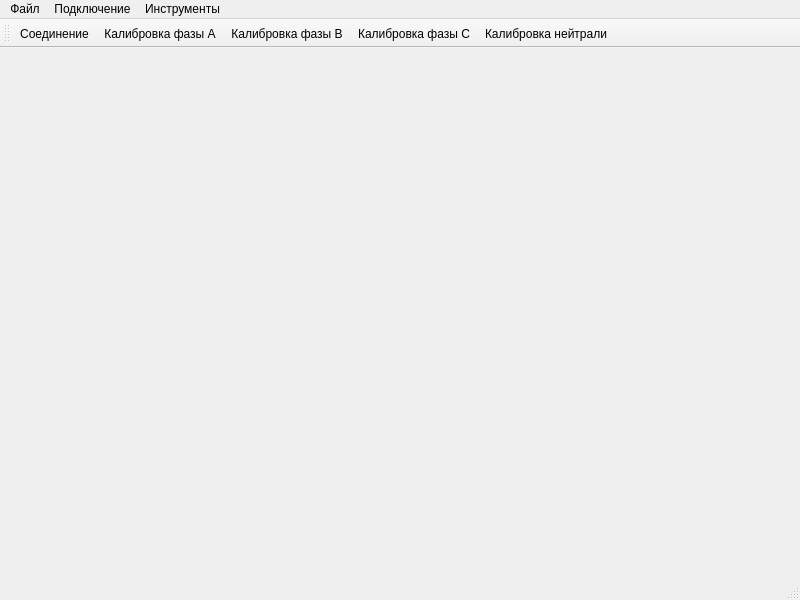
<?xml version="1.0" encoding="UTF-8"?>
<ui version="4.0">
 <class>MainWindow</class>
 <widget class="QMainWindow" name="MainWindow">
  <property name="geometry">
   <rect>
    <x>0</x>
    <y>0</y>
    <width>800</width>
    <height>600</height>
   </rect>
  </property>
  <property name="windowTitle">
   <string>MainWindow</string>
  </property>
  <widget class="QWidget" name="centralwidget">
   <layout class="QVBoxLayout" name="verticalLayout"/>
  </widget>
  <widget class="QMenuBar" name="menubar">
   <property name="geometry">
    <rect>
     <x>0</x>
     <y>0</y>
     <width>800</width>
     <height>21</height>
    </rect>
   </property>
   <widget class="QMenu" name="menu_file">
    <property name="title">
     <string>Файл</string>
    </property>
    <addaction name="action_exit"/>
   </widget>
   <widget class="QMenu" name="menu_connect">
    <property name="title">
     <string>Подключение</string>
    </property>
    <addaction name="action_connect"/>
    <addaction name="action_connect_settings"/>
   </widget>
   <widget class="QMenu" name="menu_tools">
    <property name="title">
     <string>Инструменты</string>
    </property>
    <widget class="QMenu" name="menu_calibration">
     <property name="title">
      <string>Калибровки</string>
     </property>
     <addaction name="action_calibration_A"/>
     <addaction name="action_calibration_B"/>
     <addaction name="action_calibration_C"/>
     <addaction name="action_calibration_N"/>
    </widget>
    <addaction name="action_curr"/>
    <addaction name="action_dev_settings"/>
    <addaction name="action_tariff"/>
    <addaction name="action_arch"/>
    <addaction name="action_update_sw"/>
    <addaction name="menu_calibration"/>
   </widget>
   <addaction name="menu_file"/>
   <addaction name="menu_connect"/>
   <addaction name="menu_tools"/>
  </widget>
  <widget class="QStatusBar" name="statusbar"/>
  <widget class="QToolBar" name="toolBar">
   <property name="windowTitle">
    <string>toolBar</string>
   </property>
   <attribute name="toolBarArea">
    <enum>TopToolBarArea</enum>
   </attribute>
   <attribute name="toolBarBreak">
    <bool>false</bool>
   </attribute>
   <addaction name="action_connect"/>
   <addaction name="action_calibration_A"/>
   <addaction name="action_calibration_B"/>
   <addaction name="action_calibration_C"/>
   <addaction name="action_calibration_N"/>
  </widget>
  <action name="action_exit">
   <property name="text">
    <string>Выход</string>
   </property>
   <property name="shortcut">
    <string>Ctrl+Q</string>
   </property>
  </action>
  <action name="action_connect">
   <property name="checkable">
    <bool>true</bool>
   </property>
   <property name="text">
    <string>Соединение</string>
   </property>
   <property name="shortcut">
    <string>Ctrl+O</string>
   </property>
  </action>
  <action name="action_calibration_A">
   <property name="text">
    <string>Калибровка фазы A</string>
   </property>
   <property name="shortcut">
    <string>Ctrl+1</string>
   </property>
  </action>
  <action name="action_calibration_B">
   <property name="text">
    <string>Калибровка фазы B</string>
   </property>
   <property name="shortcut">
    <string>Ctrl+2</string>
   </property>
  </action>
  <action name="action_calibration_C">
   <property name="text">
    <string>Калибровка фазы C</string>
   </property>
   <property name="shortcut">
    <string>Ctrl+3</string>
   </property>
  </action>
  <action name="action_calibration_N">
   <property name="text">
    <string>Калибровка нейтрали</string>
   </property>
   <property name="shortcut">
    <string>Ctrl+4</string>
   </property>
  </action>
  <action name="action_curr">
   <property name="text">
    <string>Текущие значения</string>
   </property>
  </action>
  <action name="action_tariff">
   <property name="text">
    <string>Настройка тарифов</string>
   </property>
  </action>
  <action name="action_arch">
   <property name="text">
    <string>Просмотр архивов</string>
   </property>
  </action>
  <action name="action_update_sw">
   <property name="text">
    <string>Обновление ПО</string>
   </property>
  </action>
  <action name="action_connect_settings">
   <property name="text">
    <string>Параметры соединения</string>
   </property>
  </action>
  <action name="action_dev_settings">
   <property name="text">
    <string>Настройки устройства</string>
   </property>
  </action>
 </widget>
 <resources/>
 <connections/>
</ui>
